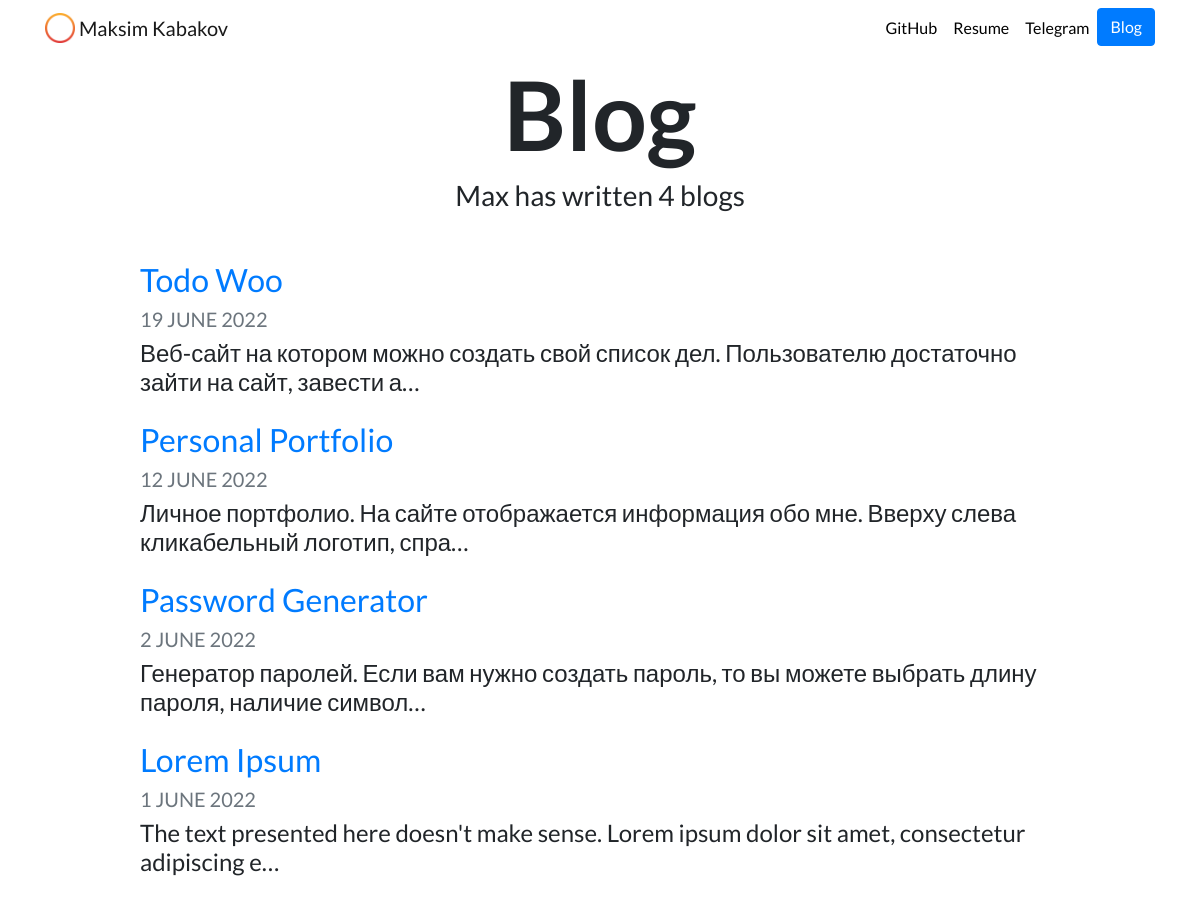
The page /blog/ on the database as committed earlier.
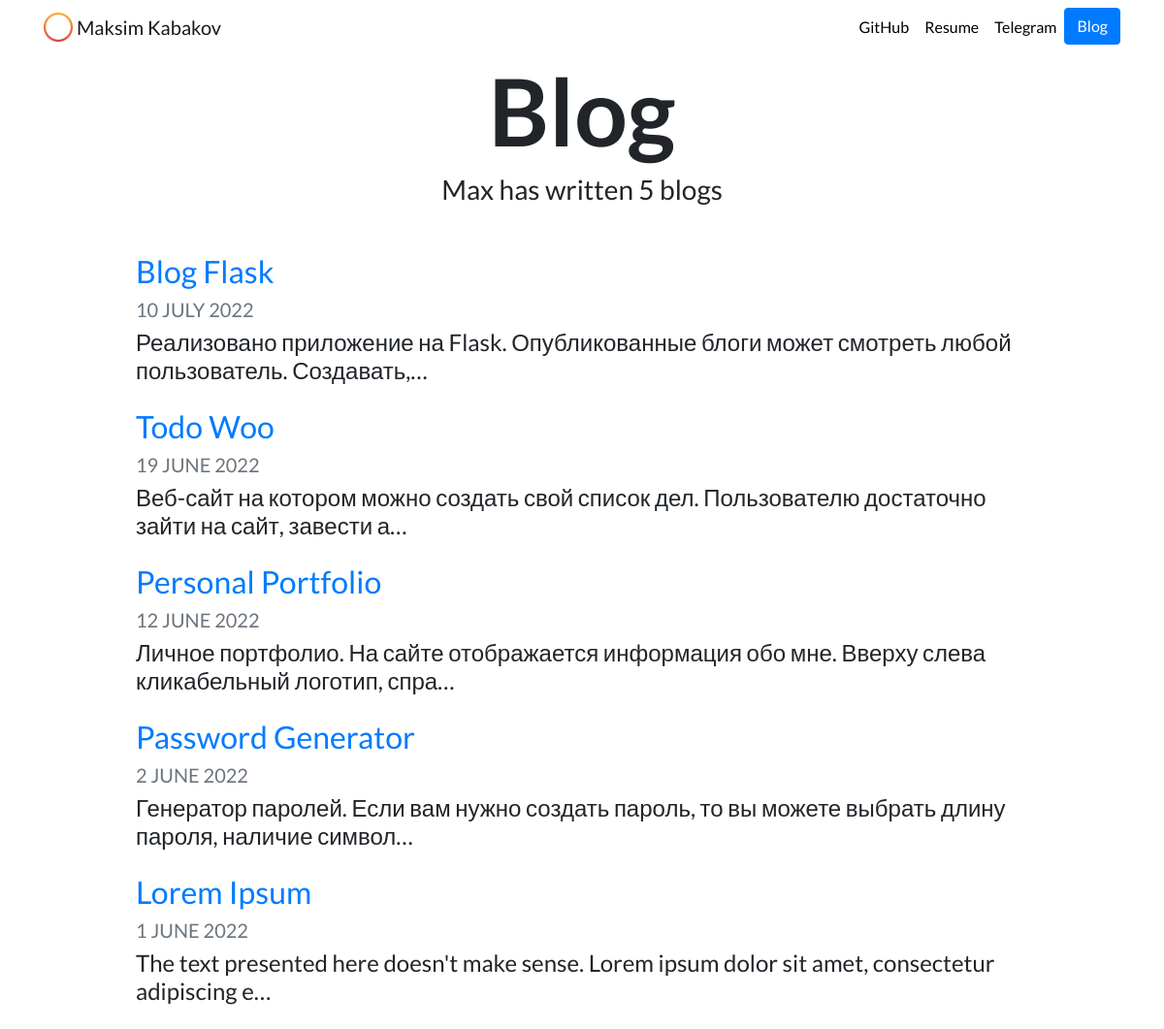
The same page on the database as committed later.
### blog/models.py (models this page shows, shortened)
class Blog(models.Model):
    title = models.CharField(max_length=200)
    description = models.TextField()
    date = models.DateField()

### blog/views.py (the view)
# urls.py: path('', views.all_blogs, name='all_blogs'),
def all_blogs(request):
    blogs = Blog.objects.order_by('-date')
    return render(request, 'blog/all_blogs.html', {'all_blogs': blogs})

### blog/templates/blog/all_blogs.html
{% extends "portfolio/base.html" %}
{% load static %}
{% load poll_extras %}
{% block content %}
<h1 id="blogtitle" class="font-weight-bold text-center">Blog</h1>
<h3 class="text-center mb-5">Max has written {{ all_blogs.count }} blog{{ all_blogs.count|pluralize }}</h3>
{% for blog in all_blogs %}
<div class="row justify-content-center my-3">
  <div class="col-md-10">
    <a href="{% url 'blog:detail' blog.id %}">
      <h2>{{ blog.title }}</h2>
    </a>
    <h5 class="text-muted">{{ blog.date|date:'j F Y'|upper }}</h5>
    <h4>{{ blog.description|striptags|truncatechars:100 }}</h4>
  </div>
</div>
{% endfor %}
{% endblock %}

Rows that differ between the two databases and show on the page:
added Blog: title "Blog Flask", date "10 JULY 2022", description "Реализовано приложение на Flask. Опубликованные блоги может смотреть любой пользователь. Создавать,…"
Other text that changed with them:
{{ all_blogs.count }}: "4" → "5"
